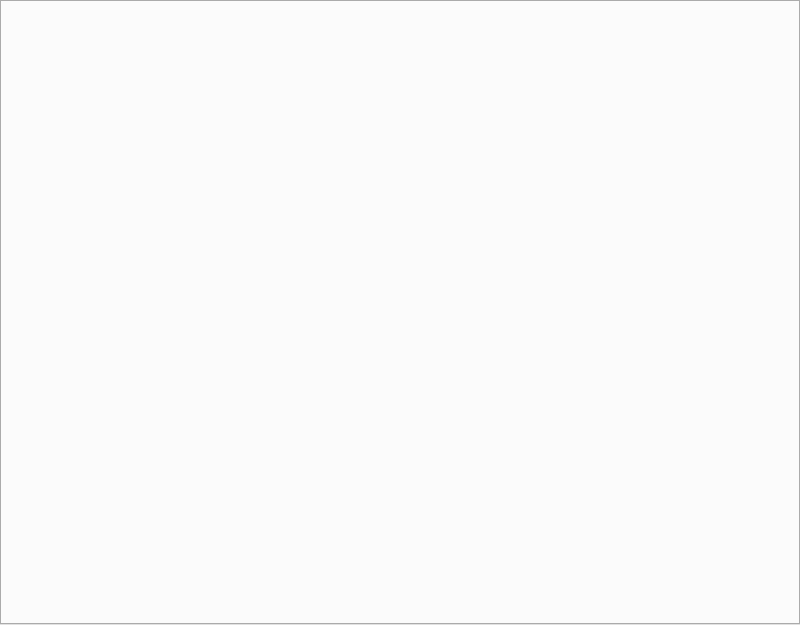
<?xml version="1.0" encoding="UTF-8"?>
<ui version="4.0">
 <class>MainWindow</class>
 <widget class="QMainWindow" name="MainWindow">
  <property name="geometry">
   <rect>
    <x>0</x>
    <y>0</y>
    <width>800</width>
    <height>625</height>
   </rect>
  </property>
  <property name="windowTitle">
   <string>MainWindow</string>
  </property>
  <widget class="QWidget" name="centralwidget">
   <widget class="QTabWidget" name="tabWidget">
    <property name="geometry">
     <rect>
      <x>0</x>
      <y>0</y>
      <width>800</width>
      <height>625</height>
     </rect>
    </property>
    <property name="currentIndex">
     <number>-1</number>
    </property>
   </widget>
  </widget>
 </widget>
 <resources/>
 <connections/>
</ui>
